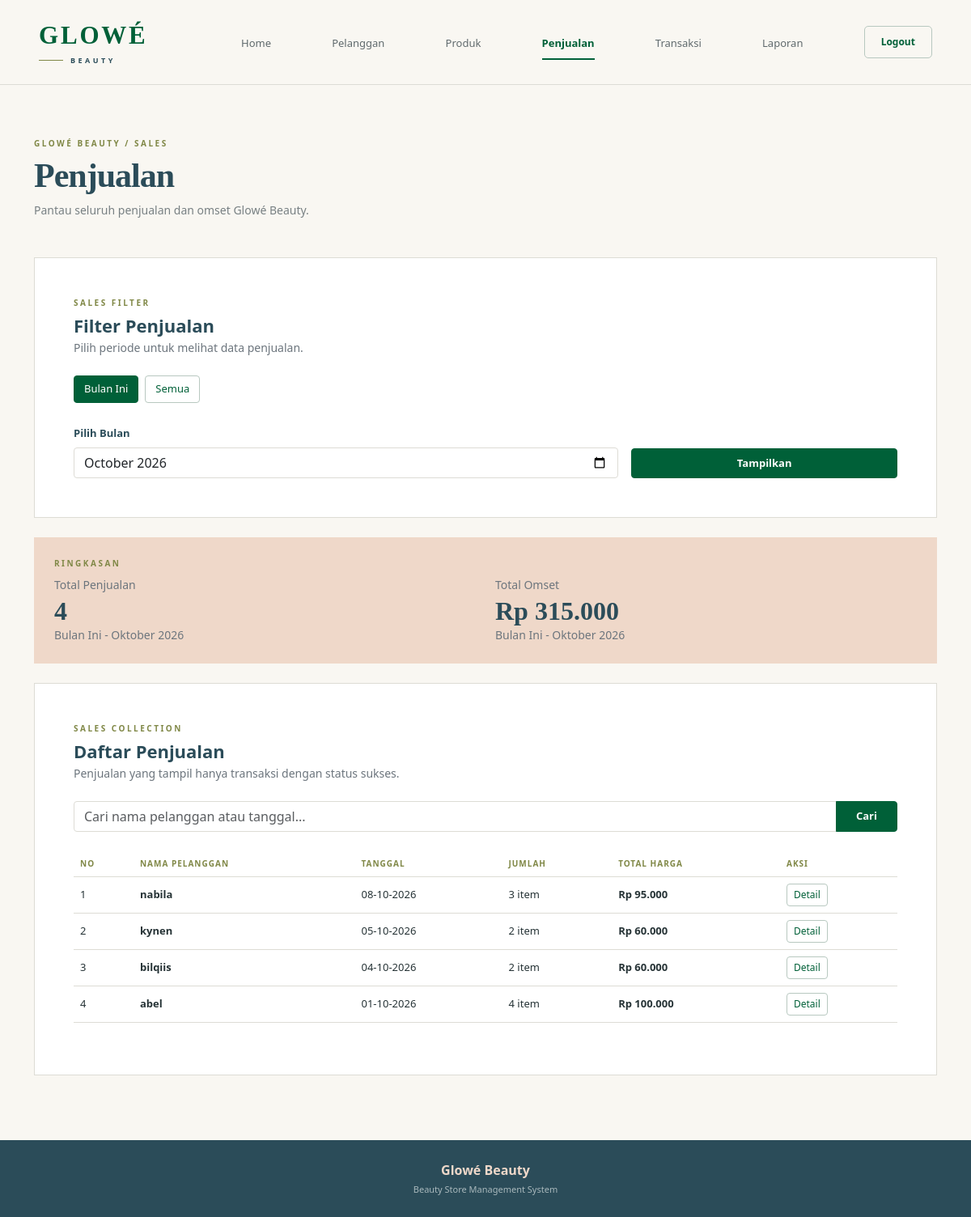
Page /admin/penjualan.php on the committed database.
### tables this page shows
CREATE TABLE `penjualan` (
  `id_penjualan` int(11) NOT NULL,
  `id_pelanggan` int(11) NOT NULL,
  `tanggal_penjualan` date NOT NULL,
  `total_harga` decimal(10,2) NOT NULL
);

CREATE TABLE `pelanggan` (
  `id_pelanggan` int(11) NOT NULL,
  `nama_pelanggan` varchar(50) NOT NULL,
  `alamat` text NOT NULL,
  `no_telepon` varchar(20) NOT NULL
);

### admin/penjualan.php (the view, shortened to what this page needs)
<?php
include '../koneksi.php';
$mode = $_GET['mode'] ?? 'bulan_ini';
$periode = $_GET['periode'] ?? date('Y-m');
$tahun = (int) substr($periode, 0, 4);
$bulan = (int) substr($periode, 5, 2);
$where_bulan = '';
if ($mode == 'bulan_ini') {
    $periode = date('Y-m');
    $tanggal_awal = $periode . '-01';
    $tanggal_akhir = date('Y-m-t', strtotime($tanggal_awal));
    $where_bulan = "
        AND penjualan.tanggal_penjualan
        BETWEEN '$tanggal_awal' AND '$tanggal_akhir'
    ";
}
$keyword = isset($_GET['cari'])
    ? trim($_GET['cari'])
    : '';
$where_cari = '';
$data = mysqli_query($koneksi, "
    SELECT
        penjualan.id_penjualan,
        penjualan.id_pelanggan,
        penjualan.tanggal_penjualan,
        penjualan.total_harga,
        pelanggan.nama_pelanggan,
        COALESCE(SUM(detail_penjualan.jumlah), 0) AS jumlah
    FROM penjualan
    INNER JOIN pelanggan
        ON penjualan.id_pelanggan = pelanggan.id_pelanggan
    INNER JOIN transaksi
        ON penjualan.id_penjualan = transaksi.id_penjualan
    LEFT JOIN detail_penjualan
        ON penjualan.id_penjualan = detail_penjualan.id_penjualan
    WHERE transaksi.status = 'sukses'
    $where_bulan
    $where_cari
    GROUP BY
        penjualan.id_penjualan,
        penjualan.id_pelanggan,
        penjualan.tanggal_penjualan,
        penjualan.total_harga,
        pelanggan.nama_pelanggan
    ORDER BY penjualan.id_penjualan DESC
");
$total_penjualan = mysqli_num_rows($data);
$omset_query = mysqli_query($koneksi, "
    SELECT COALESCE(SUM(penjualan.total_harga), 0) AS omset
    FROM penjualan
    INNER JOIN transaksi
        ON penjualan.id_penjualan = transaksi.id_penjualan
    WHERE transaksi.status = 'sukses'
    $where_bulan
");
$omset_data = mysqli_fetch_assoc($omset_query);
$omset = $omset_data['omset'] ?? 0;
$nama_bulan = [
    1 => 'Januari',
    2 => 'Februari',
    3 => 'Maret',
    4 => 'April',
    5 => 'Mei',
    6 => 'Juni',
    7 => 'Juli',
    8 => 'Agustus',
    9 => 'September',
    10 => 'Oktober',
    11 => 'November',
    12 => 'Desember'
];
if ($mode == 'bulan_ini') {
    $judul_periode =
        'Bulan Ini - ' .
        $nama_bulan[(int) date('m')] .
        ' ' .
        date('Y');
} elseif ($mode == 'bulan') {
    $judul_periode =
        $nama_bulan[$bulan] .
        ' ' .
        $tahun;
} else {
    $judul_periode = 'Semua Omset';
}
?>
<!DOCTYPE html>
<html lang="id">
<head>
<link
    href="https://cdn.jsdelivr.net/npm/bootstrap@5.3.3/dist/css/bootstrap.min.css"
    rel="stylesheet"
>
</head>
<body>
<nav class="navbar">
<div class="container-fluid px-lg-5">
<div class="navbar-inner">
<a href="index.php" class="logo">
    <div class="logo-main">
        GLOWÉ
    </div>
    <div class="logo-bottom">
        <div class="logo-line"></div>
        <div class="logo-sub">
            BEAUTY
        </div>
    </div>
</a>
<div class="nav-menu">
    <a href="index.php" class="nav-link-custom">
        Home
    </a>
    <a href="pelanggan.php" class="nav-link-custom">
        Pelanggan
    </a>
    <a href="produk.php" class="nav-link-custom">
        Produk
    </a>
    <a href="penjualan.php" class="nav-link-custom active">
        Penjualan
    </a>
    <a href="transaksi.php" class="nav-link-custom">
        Transaksi
    </a>
    <a href="laporan.php" class="nav-link-custom">
        Laporan
    </a>
    <a
        href="../logout.php"
        class="logout"
        onclick="return confirm('Yakin ingin logout?')"
    >
        Logout
    </a>
</div>
</div>
</div>
</nav>
<main class="page">
<div class="container">
<div class="mb-5">
    <div class="eyebrow">
        Glowé Beauty / Sales
    </div>
    <h1 class="page-title">
        Penjualan
    </h1>
    <p class="page-desc mb-0">
        Pantau seluruh penjualan dan omset Glowé Beauty.
    </p>
</div>
<div class="card-custom p-4 p-lg-5 mb-4">
    <div class="mb-4">
        <div class="section-label">
            Sales Filter
        </div>
        <div class="card-title mt-1">
            Filter Penjualan
        </div>
        <p class="text-secondary small mb-0">
            Pilih periode untuk melihat data penjualan.
        </p>
    </div>
    <div class="d-flex flex-wrap gap-2 mb-4">
        <a
            href="penjualan.php?mode=bulan_ini"
            class="btn filter-btn <?= $mode == 'bulan_ini' ? 'active' : ''; ?>"
        >
            Bulan Ini
        </a>
        <a
            href="penjualan.php?mode=semua"
            class="btn filter-btn <?= $mode == 'semua' ? 'active' : ''; ?>"
        >
            Semua
        </a>
    </div>
    <form method="GET" class="row g-3 align-items-end">
        <div class="col-md-8">
            <label class="form-label">
                Pilih Bulan
            </label>
            <input
                type="month"
                name="periode"
                class="form-control"
                value="<?= htmlspecialchars($periode); ?>"
                required
            >
        </div>
        <div class="col-md-4">
            <button
                type="submit"
                class="btn btn-green w-100 py-2"
            >
                Tampilkan
            </button>
        </div>
    </form>
</div>
<div class="stat-box mb-4">
    <div class="section-label">
        Ringkasan
    </div>
    <div class="row mt-2">
        <div class="col-md-6 mb-3 mb-md-0">
            <div class="small text-secondary mb-1">
                Total Penjualan
            </div>
            <div class="stat-number">
                <?= $total_penjualan; ?>
            </div>
            <div class="small text-secondary">
                <?= htmlspecialchars($judul_periode); ?>
            </div>
        </div>
        <div class="col-md-6">
            <div class="small text-secondary mb-1">
                Total Omset
            </div>
            <div class="stat-number">
                Rp <?= number_format($omset, 0, ',', '.'); ?>
            </div>
            <div class="small text-secondary">
                <?= htmlspecialchars($judul_periode); ?>
            </div>
        </div>
    </div>
</div>
<div class="card-custom p-4 p-lg-5">
    <div class="mb-4">
        <div class="section-label">
            Sales Collection
        </div>
        <div class="card-title mt-1">
            Daftar Penjualan
        </div>
        <p class="text-secondary small mb-0">
            Penjualan yang tampil hanya transaksi dengan status sukses.
        </p>
    </div>
    <form method="GET" class="mb-4">
        <div class="input-group">
            <input
                type="text"
                name="cari"
                class="form-control"
                placeholder="Cari nama pelanggan atau tanggal..."
                value="<?= htmlspecialchars($keyword); ?>"
            >
            <button
                type="submit"
                class="btn btn-green px-4"
            >
                Cari
            </button>
        </div>
    </form>
    <div class="table-responsive">
        <table class="table table-hover align-middle">
            <thead>
                <tr>
                    <th>No</th>
                    <th>Nama Pelanggan</th>
                    <th>Tanggal</th>
                    <th>Jumlah</th>
                    <th>Total Harga</th>
                    <th>Aksi</th>
                </tr>
            </thead>
            <tbody>
            <?php
            $no = 1;
            if(
                $data &&
                mysqli_num_rows($data) > 0
            ):
                while($row = mysqli_fetch_assoc($data)):
            ?>
                <tr>
                    <td>
                        <?= $no++; ?>
                    </td>
                    <td class="fw-semibold">
                        <?= htmlspecialchars($row['nama_pelanggan']); ?>
                    </td>
                    <td>
                        <?= date(
                            'd-m-Y',
                            strtotime($row['tanggal_penjualan'])
                        ); ?>
                    </td>
                    <td>
                        <?= $row['jumlah']; ?> item
                    </td>
                    <td class="price">
                        Rp <?= number_format(
                            $row['total_harga'],
                            0,
                            ',',
                            '.'
                        ); ?>
                    </td>
                    <td>
                        <a
                            href="detail_penjualan.php?id=<?= $row['id_penjualan']; ?>"
                            class="btn btn-sm action-detail"
                        >
                            Detail
                        </a>
                    </td>
                </tr>
            <?php
                endwhile;
            endif; ?>
            </tbody>
        </table>
    </div>
</div>
</div>
</main>
<footer>
<div class="container text-center">
    <div class="footer-brand">
        Glowé Beauty
    </div>
    <div class="footer-text">
        Beauty Store Management System
    </div>
</div>
</footer>
</body>
</html>

### admin/penjualan.php (style rules this page uses)
:root { --green:#006038; --green-dark:#00492b; --mustard:#808847; --outerspace:#2B4C59; --ivory:#F9F7F2; --peach:#EFD8C9; --text:#263336; --muted:#788083; --line:#DDDCD5; }
* { box-sizing:border-box; }
body { margin:0; background:var(--ivory); color:var(--text); font-family:"Segoe UI",Arial,sans-serif; }
.navbar { background:var(--ivory); border-bottom:1px solid var(--line); }
.navbar-inner { min-height:88px; display:flex; align-items:center; width:100%; }
.logo { text-decoration:none; display:flex; flex-direction:column; line-height:1; min-width:185px; flex-shrink:0; }
.logo-main { color:var(--green); font:600 31px Georgia,serif; letter-spacing:2.8px; }
.logo-bottom { display:flex; align-items:center; margin-top:8px; }
.logo-line { width:30px; height:1px; background:var(--mustard); margin-right:9px; }
.logo-sub { color:var(--outerspace); font-size:9px; font-weight:700; letter-spacing:3.5px; }
.nav-menu { flex:1; display:flex; align-items:center; justify-content:space-between; margin-left:55px; }
.nav-link-custom { position:relative; color:#606A6D; text-decoration:none; font-size:13px; font-weight:500; padding:34px 10px 31px; white-space:nowrap; }
.nav-link-custom:hover, .nav-link-custom.active { color:var(--green); }
.nav-link-custom.active { font-weight:700; }
.nav-link-custom.active:after { content:""; position:absolute; left:10px; right:10px; bottom:20px; height:2px; background:var(--green); }
.logout { color:var(--green); border:1px solid #B8C8C0; border-radius:5px; padding:10px 20px; text-decoration:none; font-size:12px; font-weight:700; margin-left:10px; }
.page { padding:65px 0 80px; }
.eyebrow, .section-label { color:var(--mustard); font-size:10px; font-weight:700; letter-spacing:2.5px; text-transform:uppercase; }
.page-title { color:var(--outerspace); font:600 42px Georgia,serif; letter-spacing:-1px; margin:8px 0; }
.page-desc { color:var(--muted); font-size:14px; }
.card-custom { background:white; border:1px solid var(--line); border-radius:0; }
.card-title { color:var(--outerspace); font-size:22px; font-weight:600; }
.form-label { color:var(--outerspace); font-size:13px; font-weight:600; }
.form-control { border-color:var(--line); border-radius:4px; }
.btn-green { background:var(--green); border:1px solid var(--green); color:white; border-radius:4px; font-size:13px; font-weight:600; }
.filter-btn { border:1px solid #B8C8C0; color:var(--green); background:white; border-radius:4px; font-size:13px; }
.filter-btn.active { background:var(--green); color:white; border-color:var(--green); }
.stat-box { background:var(--peach); padding:25px; }
.stat-number { color:var(--outerspace); font:600 32px Georgia,serif; }
.table { --bs-table-bg:transparent; }
.table thead th { color:var(--mustard); font-size:10px; text-transform:uppercase; letter-spacing:1px; border-bottom:1px solid var(--line); white-space:nowrap; }
.table tbody td { color:var(--text); font-size:13px; border-color:var(--line); }
.price { color:var(--green); font-weight:700; }
.action-detail { color:var(--green); border:1px solid #B8C8C0; background:white; border-radius:4px; font-size:12px; }
footer { background:var(--outerspace); color:#AAB9BD; padding:25px 0; }
.footer-brand { color:var(--peach); font-weight:700; }
.footer-text { font-size:11px; margin-top:4px; }

### rows in the picture
penjualan: id_pelanggan.nama_pelanggan "nabila", tanggal_penjualan "08-10-2026", jumlah "3", total_harga "95.000"
penjualan: id_pelanggan.nama_pelanggan "kynen", tanggal_penjualan "05-10-2026", jumlah "2", total_harga "60.000"
penjualan: id_pelanggan.nama_pelanggan "bilqiis", tanggal_penjualan "04-10-2026", jumlah "2", total_harga "60.000"
penjualan: id_pelanggan.nama_pelanggan "abel", tanggal_penjualan "01-10-2026", jumlah "4", total_harga "100.000"

### other values in the picture
$total_penjualan "4"
$judul_periode "Bulan Ini - Oktober 2026"
$omset "315.000"
